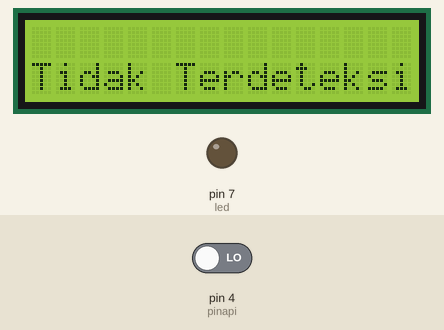
The sketch below on a simulated Arduino Uno, built with avr-gcc and run on an emulated ATmega328P. On the bench: 16×2 character LCD, output pins drawn as LEDs (lit = HIGH). The inputs (shaded band) are chosen by the test bench; at power-on: pin 4 (pinapi) LOW.

Above: at 1.2 s.
1.3 s: pin 4 (pinapi) driven HIGH
At 1.59 s:
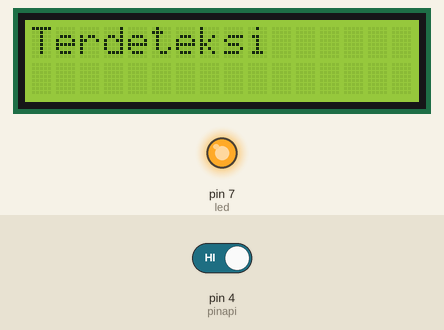
3.3 s: pin 4 (pinapi) driven LOW
At 3.73 s:
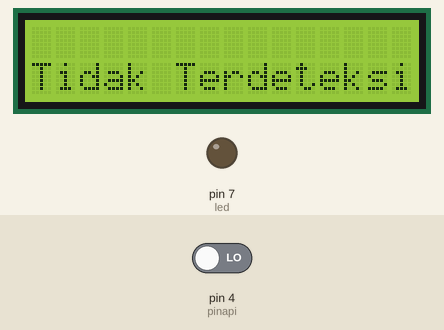
Timing chart, 0 to 6.3 s (numbered marks = the images above; inputs shaded):
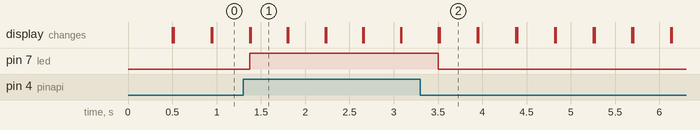

Measured:
- after the input at 1.3 s, pin 7 (led): LOW → HIGH after 0.07 s; the display: first differs from a run without the input after 0.08 s (image 1)
- after the input at 3.3 s, pin 7 (led): HIGH → LOW after 0.20 s; the display: first differs from a run without the input after 0.22 s (image 2)
- what the display in image 1 shows lasts 0.4 s, from 1.4 s to 1.8 s

The sketch:

lcd_potensiometer_menjadi_tingkat_kecerahan.ino
```cpp
#include <LiquidCrystal_I2C.h>
LiquidCrystal_I2C lcd(0x27, 16, 2);
int pinapi = 4 ;
int led = 7 ;
int api = HIGH;
//float tegangan;
//int adc;
//int kecerahan;
//int nilaildr;
//const int LED1 = 2;
//const int LED2 = 4;
//int buzzer = 7;

void setup() {
  lcd.begin();
  pinMode(led, OUTPUT);
  pinMode(pinapi, INPUT);
  //pinMode(7, OUTPUT);
  Serial.begin(9600);
}

void loop() {
  api = digitalRead(pinapi);
  //nilaildr = 1023 - adc;
  //tegangan = (adc*5.0)/1023;
  //kecerahan = map(adc,0,1023,100,0);
  if(api==HIGH)
  {
  digitalWrite(led,HIGH);
   lcd.setCursor(0, 0);
  lcd.print("Terdeteksi");
  delay(100);
  }

  else {
  digitalWrite(led,LOW);
  lcd.setCursor(0,1);
  lcd.print("Tidak Terdeteksi");
  delay(100);
}

  delay(100);
  lcd.clear();
  }
```
